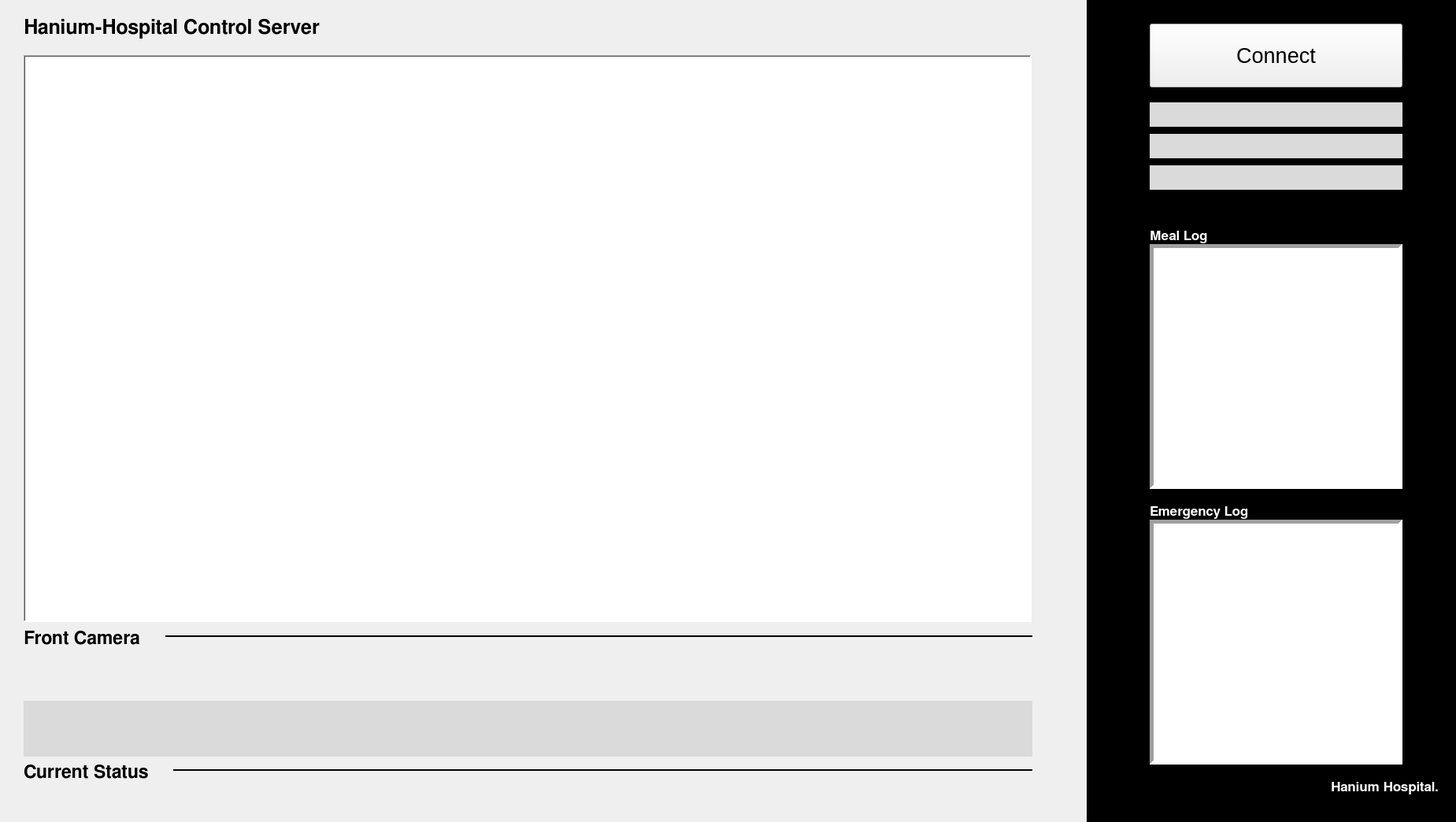
<?xml version="1.0" encoding="UTF-8"?>
<ui version="4.0">
 <class>MainWindow</class>
 <widget class="QMainWindow" name="MainWindow">
  <property name="geometry">
   <rect>
    <x>0</x>
    <y>0</y>
    <width>1849</width>
    <height>1044</height>
   </rect>
  </property>
  <property name="windowTitle">
   <string>MainWindow</string>
  </property>
  <widget class="QWidget" name="centralwidget">
   <widget class="QLabel" name="lblPixmap">
    <property name="geometry">
     <rect>
      <x>30</x>
      <y>70</y>
      <width>1280</width>
      <height>720</height>
     </rect>
    </property>
    <property name="styleSheet">
     <string notr="true">background-color: rgb(255, 255, 255);</string>
    </property>
    <property name="frameShape">
     <enum>QFrame::WinPanel</enum>
    </property>
    <property name="frameShadow">
     <enum>QFrame::Sunken</enum>
    </property>
    <property name="lineWidth">
     <number>4</number>
    </property>
    <property name="text">
     <string/>
    </property>
   </widget>
   <widget class="QPushButton" name="btnConnect">
    <property name="geometry">
     <rect>
      <x>1460</x>
      <y>30</y>
      <width>321</width>
      <height>81</height>
     </rect>
    </property>
    <property name="font">
     <font>
      <pointsize>20</pointsize>
     </font>
    </property>
    <property name="text">
     <string>Connect</string>
    </property>
   </widget>
   <widget class="QLabel" name="lblStatus">
    <property name="geometry">
     <rect>
      <x>30</x>
      <y>890</y>
      <width>1281</width>
      <height>71</height>
     </rect>
    </property>
    <property name="font">
     <font>
      <pointsize>25</pointsize>
     </font>
    </property>
    <property name="styleSheet">
     <string notr="true">background-color: rgb(218, 218, 218);</string>
    </property>
    <property name="frameShape">
     <enum>QFrame::NoFrame</enum>
    </property>
    <property name="frameShadow">
     <enum>QFrame::Plain</enum>
    </property>
    <property name="lineWidth">
     <number>2</number>
    </property>
    <property name="text">
     <string/>
    </property>
   </widget>
   <widget class="QLabel" name="lblConn1_Status">
    <property name="geometry">
     <rect>
      <x>1460</x>
      <y>130</y>
      <width>321</width>
      <height>31</height>
     </rect>
    </property>
    <property name="layoutDirection">
     <enum>Qt::LeftToRight</enum>
    </property>
    <property name="styleSheet">
     <string notr="true">background-color: rgb(218, 218, 218);</string>
    </property>
    <property name="frameShape">
     <enum>QFrame::NoFrame</enum>
    </property>
    <property name="text">
     <string/>
    </property>
   </widget>
   <widget class="QLabel" name="lblConn2_Status">
    <property name="geometry">
     <rect>
      <x>1460</x>
      <y>170</y>
      <width>321</width>
      <height>31</height>
     </rect>
    </property>
    <property name="layoutDirection">
     <enum>Qt::LeftToRight</enum>
    </property>
    <property name="styleSheet">
     <string notr="true">background-color: rgb(218, 218, 218);</string>
    </property>
    <property name="frameShape">
     <enum>QFrame::NoFrame</enum>
    </property>
    <property name="text">
     <string/>
    </property>
   </widget>
   <widget class="QLabel" name="lblConn3_Status">
    <property name="geometry">
     <rect>
      <x>1460</x>
      <y>210</y>
      <width>321</width>
      <height>31</height>
     </rect>
    </property>
    <property name="layoutDirection">
     <enum>Qt::LeftToRight</enum>
    </property>
    <property name="styleSheet">
     <string notr="true">background-color: rgb(218, 218, 218);</string>
    </property>
    <property name="frameShape">
     <enum>QFrame::NoFrame</enum>
    </property>
    <property name="text">
     <string/>
    </property>
   </widget>
   <widget class="QListWidget" name="listMeal">
    <property name="geometry">
     <rect>
      <x>1460</x>
      <y>310</y>
      <width>321</width>
      <height>311</height>
     </rect>
    </property>
    <property name="frameShape">
     <enum>QFrame::Panel</enum>
    </property>
    <property name="lineWidth">
     <number>5</number>
    </property>
   </widget>
   <widget class="QListWidget" name="listEmergency">
    <property name="geometry">
     <rect>
      <x>1460</x>
      <y>660</y>
      <width>321</width>
      <height>311</height>
     </rect>
    </property>
    <property name="frameShape">
     <enum>QFrame::Panel</enum>
    </property>
    <property name="lineWidth">
     <number>5</number>
    </property>
    <property name="midLineWidth">
     <number>0</number>
    </property>
   </widget>
   <widget class="QLabel" name="label_2">
    <property name="geometry">
     <rect>
      <x>1380</x>
      <y>-10</y>
      <width>491</width>
      <height>1091</height>
     </rect>
    </property>
    <property name="styleSheet">
     <string notr="true">background-color: rgb(0, 0, 0);</string>
    </property>
    <property name="frameShape">
     <enum>QFrame::NoFrame</enum>
    </property>
    <property name="text">
     <string/>
    </property>
   </widget>
   <widget class="QLabel" name="label_3">
    <property name="geometry">
     <rect>
      <x>30</x>
      <y>800</y>
      <width>261</width>
      <height>21</height>
     </rect>
    </property>
    <property name="font">
     <font>
      <family>FreeSans</family>
      <pointsize>17</pointsize>
      <weight>75</weight>
      <bold>true</bold>
     </font>
    </property>
    <property name="text">
     <string>Front Camera</string>
    </property>
   </widget>
   <widget class="QLabel" name="label_4">
    <property name="geometry">
     <rect>
      <x>30</x>
      <y>970</y>
      <width>261</width>
      <height>21</height>
     </rect>
    </property>
    <property name="font">
     <font>
      <family>FreeSans</family>
      <pointsize>17</pointsize>
      <weight>75</weight>
      <bold>true</bold>
     </font>
    </property>
    <property name="text">
     <string>Current Status</string>
    </property>
   </widget>
   <widget class="QLabel" name="label_5">
    <property name="geometry">
     <rect>
      <x>30</x>
      <y>10</y>
      <width>411</width>
      <height>51</height>
     </rect>
    </property>
    <property name="font">
     <font>
      <family>FreeSans</family>
      <pointsize>19</pointsize>
      <weight>75</weight>
      <bold>true</bold>
      <underline>false</underline>
     </font>
    </property>
    <property name="text">
     <string>Hanium-Hospital Control Server</string>
    </property>
   </widget>
   <widget class="Line" name="line">
    <property name="geometry">
     <rect>
      <x>210</x>
      <y>800</y>
      <width>1101</width>
      <height>16</height>
     </rect>
    </property>
    <property name="frameShadow">
     <enum>QFrame::Plain</enum>
    </property>
    <property name="lineWidth">
     <number>2</number>
    </property>
    <property name="orientation">
     <enum>Qt::Horizontal</enum>
    </property>
   </widget>
   <widget class="Line" name="line_2">
    <property name="geometry">
     <rect>
      <x>220</x>
      <y>970</y>
      <width>1091</width>
      <height>16</height>
     </rect>
    </property>
    <property name="frameShadow">
     <enum>QFrame::Plain</enum>
    </property>
    <property name="lineWidth">
     <number>2</number>
    </property>
    <property name="orientation">
     <enum>Qt::Horizontal</enum>
    </property>
   </widget>
   <widget class="QLabel" name="label_6">
    <property name="geometry">
     <rect>
      <x>1690</x>
      <y>990</y>
      <width>141</width>
      <height>20</height>
     </rect>
    </property>
    <property name="font">
     <font>
      <family>FreeSans</family>
      <pointsize>13</pointsize>
      <weight>75</weight>
      <bold>true</bold>
     </font>
    </property>
    <property name="styleSheet">
     <string notr="true">color: rgb(255, 255, 255);</string>
    </property>
    <property name="text">
     <string>Hanium Hospital.</string>
    </property>
   </widget>
   <widget class="QLabel" name="label_7">
    <property name="geometry">
     <rect>
      <x>1460</x>
      <y>290</y>
      <width>141</width>
      <height>20</height>
     </rect>
    </property>
    <property name="font">
     <font>
      <family>FreeSans</family>
      <pointsize>13</pointsize>
      <weight>75</weight>
      <bold>true</bold>
     </font>
    </property>
    <property name="styleSheet">
     <string notr="true">color: rgb(255, 255, 255);</string>
    </property>
    <property name="text">
     <string>Meal Log</string>
    </property>
   </widget>
   <widget class="QLabel" name="label_8">
    <property name="geometry">
     <rect>
      <x>1460</x>
      <y>640</y>
      <width>141</width>
      <height>20</height>
     </rect>
    </property>
    <property name="font">
     <font>
      <family>FreeSans</family>
      <pointsize>13</pointsize>
      <weight>75</weight>
      <bold>true</bold>
     </font>
    </property>
    <property name="styleSheet">
     <string notr="true">color: rgb(255, 255, 255);</string>
    </property>
    <property name="text">
     <string>Emergency Log</string>
    </property>
   </widget>
   <zorder>label_2</zorder>
   <zorder>lblPixmap</zorder>
   <zorder>btnConnect</zorder>
   <zorder>lblStatus</zorder>
   <zorder>lblConn1_Status</zorder>
   <zorder>lblConn2_Status</zorder>
   <zorder>lblConn3_Status</zorder>
   <zorder>listMeal</zorder>
   <zorder>listEmergency</zorder>
   <zorder>label_3</zorder>
   <zorder>label_4</zorder>
   <zorder>label_5</zorder>
   <zorder>line</zorder>
   <zorder>line_2</zorder>
   <zorder>label_6</zorder>
   <zorder>label_7</zorder>
   <zorder>label_8</zorder>
  </widget>
 </widget>
 <resources/>
 <connections/>
</ui>
